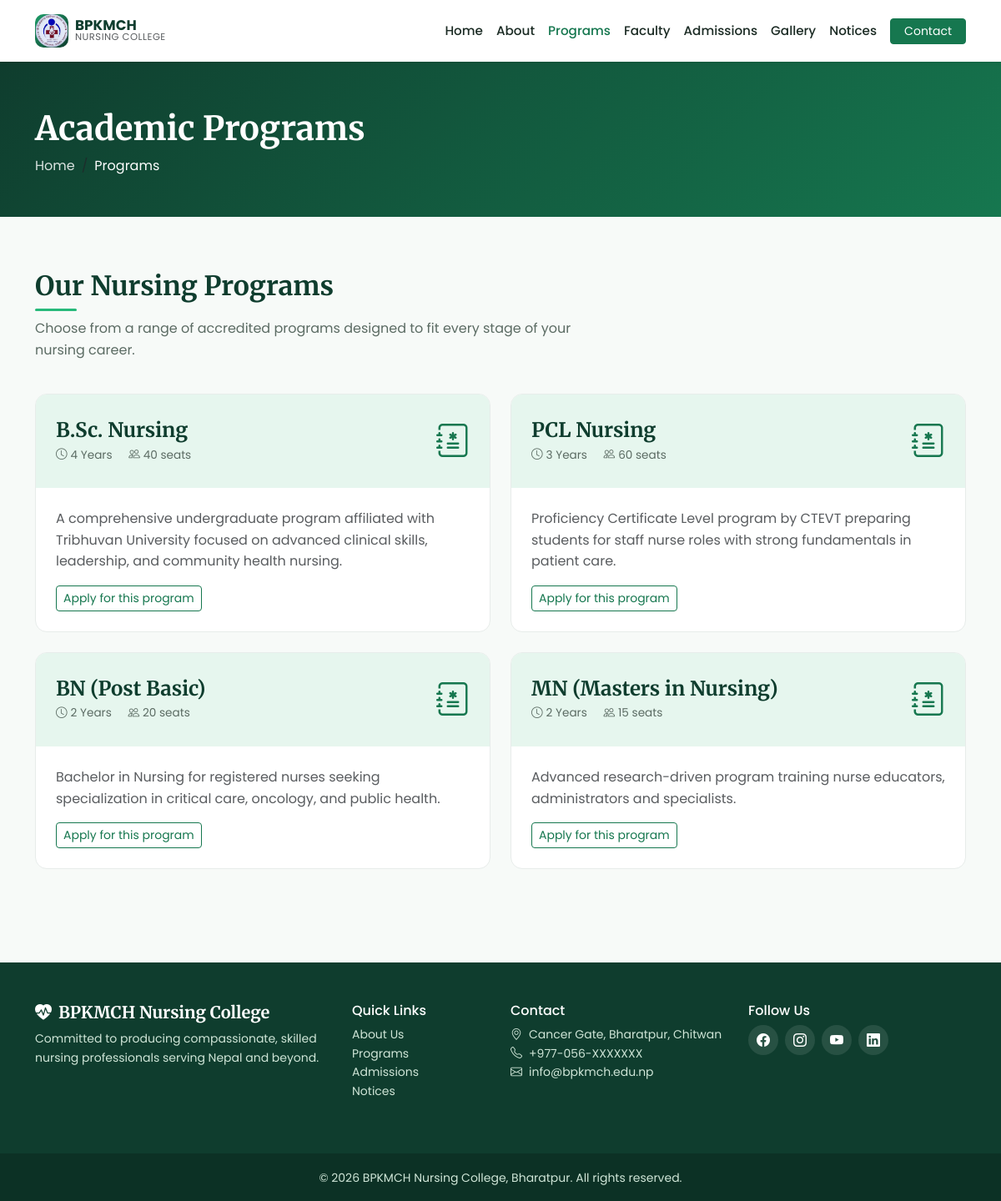
Screenshot of /programs.php with the database file from the repository.
### tables this page shows
CREATE TABLE IF NOT EXISTS programs (
    id INT AUTO_INCREMENT PRIMARY KEY,
    name VARCHAR(150) NOT NULL,
    duration VARCHAR(50) NOT NULL,
    seats INT DEFAULT 0,
    description TEXT NOT NULL
);

### programs.php (the view, shortened to what this page needs)
<?php $page_title = 'Programs';
include 'includes/header.php';
$rs = $conn->query("SELECT * FROM programs ORDER BY id ASC");
?>
<header class="page-header">
  <div class="container">
    <h1>Academic Programs</h1>
    <nav>
      <ol class="breadcrumb mb-0">
        <li class="breadcrumb-item"><a href="index.php">Home</a></li>
        <li class="breadcrumb-item active">Programs</li>
      </ol>
    </nav>
  </div>
</header>
<section>
  <div class="container">
    <h2 class="section-title">Our Nursing Programs</h2>
    <p class="section-subtitle">Choose from a range of accredited programs designed to fit every stage of your nursing
      career.</p>
    <div class="row g-4">
      <?php while ($p = $rs->fetch_assoc()): ?>
        <div class="col-md-6">
          <div class="program-card h-100">
            <div class="card-top d-flex justify-content-between align-items-center">
              <div>
                <h4 class="mb-1"><?php echo htmlspecialchars($p['name']); ?></h4>
                <div class="program-meta">
                  <span><i class="bi bi-clock me-1"></i><?php echo htmlspecialchars($p['duration']); ?></span>
                  <span><i class="bi bi-people me-1"></i><?php echo (int) $p['seats']; ?> seats</span>
                </div>
              </div>
              <i class="bi bi-journal-medical fs-1 text-green"></i>
            </div>
            <div class="card-body">
              <p class="text-muted"><?php echo htmlspecialchars($p['description']); ?></p>
              <a href="admissions.php" class="btn btn-sm btn-outline-primary">Apply for this program</a>
            </div>
          </div>
        </div>
      <?php endwhile; ?>
    </div>
  </div>
</section>
<?php include 'includes/footer.php'; ?>

### assets/css/style.css (style rules this page uses)
:root { --green-900: #0f3d2e; --green-700: #16774f; --green-600: #1e9d68; --green-500: #27b97a; --green-100: #e6f6ee; --ink: #1b2b24; --muted: #5b6b63; --bg: #f7faf8; }
* { box-sizing: border-box; }
body { font-family: "Poppins", system-ui, -apple-system, sans-serif; color: var(--ink); background: var(--bg); line-height: 1.6; }
h1, h2, h3, h4, h5 { font-family: "Merriweather", serif; color: var(--green-900); font-weight: 700; }
a { text-decoration: none; }
.btn-outline-primary { color: var(--green-700); border-color: var(--green-700); }
.page-header { background: linear-gradient(135deg, var(--green-900), var(--green-700)); color: #fff; padding: 3.5rem 0 3rem; }
.page-header h1 { color: #fff; }
.page-header .breadcrumb a { color: rgba(255, 255, 255, 0.85); }
.page-header .breadcrumb-item.active { color: #fff; }
section { padding: 4rem 0; }
.section-title { display: inline-block; position: relative; margin-bottom: 0.5rem; }
.section-title::after { content: ""; display: block; width: 50px; height: 3px; background: var(--green-500); border-radius: 2px; margin-top: 0.5rem; }
.section-subtitle { color: var(--muted); max-width: 700px; margin-bottom: 2.5rem; }
.program-card { background: #fff; border-radius: 14px; overflow: hidden; border: 1px solid #e7ecea; height: 100%; transition: 0.25s; }
.program-card .card-top { background: var(--green-100); padding: 1.5rem; color: var(--green-900); }
.program-card .card-body { padding: 1.5rem; }
.program-meta { font-size: 0.85rem; color: var(--muted); }
.program-meta span { margin-right: 1rem; }
.text-green { color: var(--green-700) !important; }

### rows the page displays
programs: name "B.Sc. Nursing", duration "4 Years", seats "40", description "A comprehensive undergraduate program affiliated with Tribhuvan University focused on advanced clinical skills, leadership, and community health nursing."
programs: name "PCL Nursing", duration "3 Years", seats "60", description "Proficiency Certificate Level program by CTEVT preparing students for staff nurse roles with strong fundamentals in patient care."
programs: name "BN (Post Basic)", duration "2 Years", seats "20", description "Bachelor in Nursing for registered nurses seeking specialization in critical care, oncology, and public health."
programs: name "MN (Masters in Nursing)", duration "2 Years", seats "15", description "Advanced research-driven program training nurse educators, administrators and specialists."
